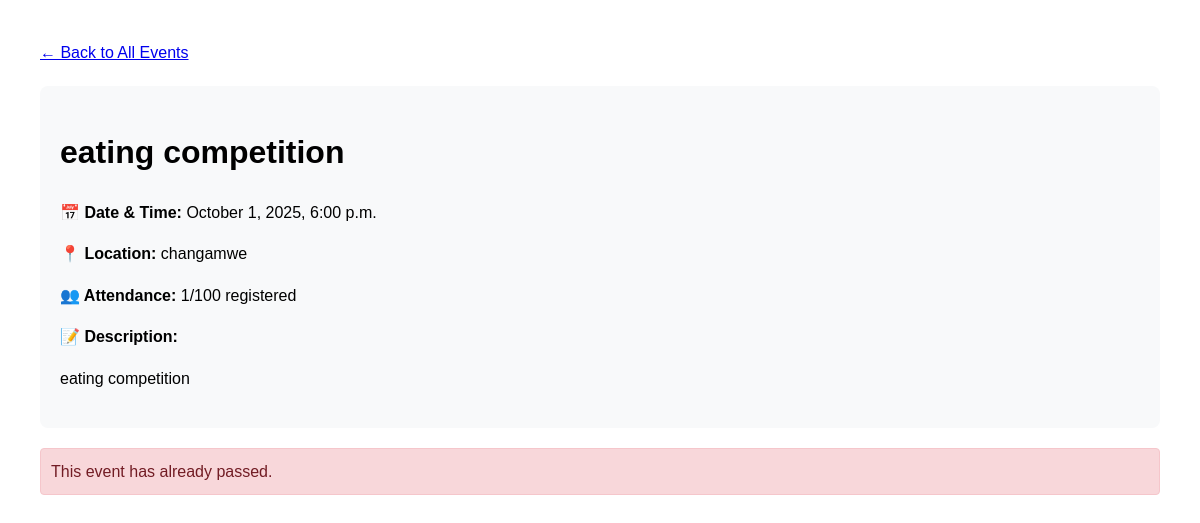
Page /event/4/ on the committed database.
### events/models.py (models this page shows, shortened)
class Event(models.Model):
    title = models.CharField(max_length=200)
    description = models.TextField()
    date = models.DateTimeField()
    location = models.CharField(max_length=200)
    max_attendees = models.PositiveIntegerField(default=100)
    created_at = models.DateTimeField(auto_now_add=True)
    @property
    def is_upcoming(self):
        return self.date > timezone.now()
    @property
    def registered_count(self):
        return self.registrations.count()

### events/views.py (the view)
# urls.py: path('event/<int:event_id>/', views.event_detail, name='event_detail'),
def event_detail(request, event_id):
    event = get_object_or_404(Event, id=event_id)
    return render(request, 'events/event_detail.html', {'event': event})

### events/templates/events/event_detail.html (shortened to what this page needs)
<!DOCTYPE html>
<html>
<head>
</head>
<body>
    <a href="{% url 'home' %}">← Back to All Events</a>
    <div class="event-details">
        <h1>{{ event.title }}</h1>
        <p><strong>📅 Date & Time:</strong> {{ event.date|date:"F j, Y, g:i a" }}</p>
        <p><strong>📍 Location:</strong> {{ event.location }}</p>
        <p><strong>👥 Attendance:</strong> {{ event.registered_count }}/{{ event.max_attendees }} registered</p>
        <p><strong>📝 Description:</strong></p>
        <p>{{ event.description|linebreaks }}</p>
    </div>
    {% if event.is_upcoming and event.registered_count < event.max_attendees %}
    <div class="registration-form">
        <h2>Register for this Event</h2>
        <form id="registrationForm">
            {% csrf_token %}
            <div class="form-group">
                <label for="name">Full Name:</label>
                <input type="text" id="name" name="name" required>
            </div>
            <div class="form-group">
                <label for="email">Email Address:</label>
                <input type="email" id="email" name="email" required>
            </div>
            <button type="submit">Register Now</button>
        </form>
        <div id="message"></div>
    </div>
    {% elif not event.is_upcoming %}
    <div class="message error">
        This event has already passed.
    </div>
    {% else %}
    <div class="message error">
        This event is full. Registration is closed.
    </div>
    {% endif %}
</body>
</html>

### events/templates/events/event_detail.html (style rules this page uses)
body { font-family: Arial, sans-serif; margin: 40px; line-height: 1.6; }
.event-details { background: #f8f9fa; padding: 20px; border-radius: 8px; margin: 20px 0; }
.message { padding: 10px; margin: 10px 0; border-radius: 4px; }
.error { background: #f8d7da; color: #721c24; border: 1px solid #f5c6cb; }

### rows in the picture
Event: title "eating competition", date "October 1, 2025, 6:00 p.m.", location "changamwe", registered_count "1", max_attendees "100", description "eating competition"
